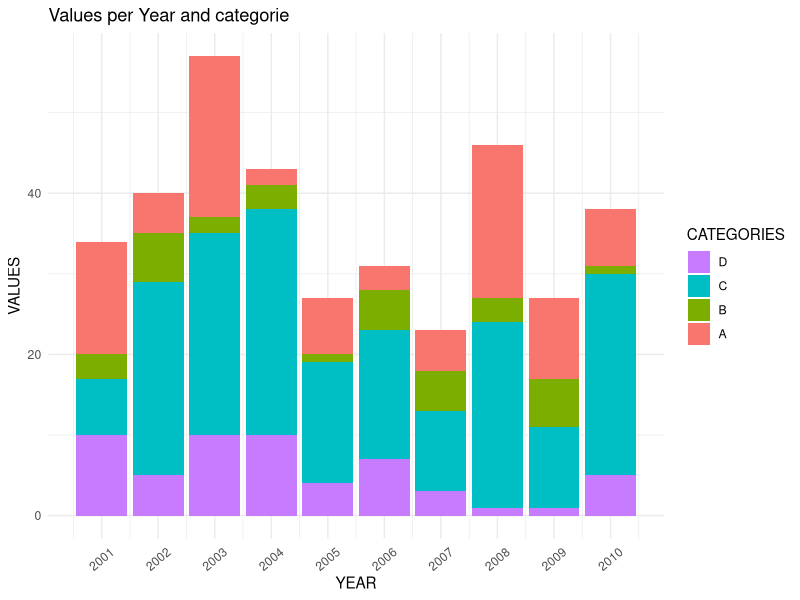
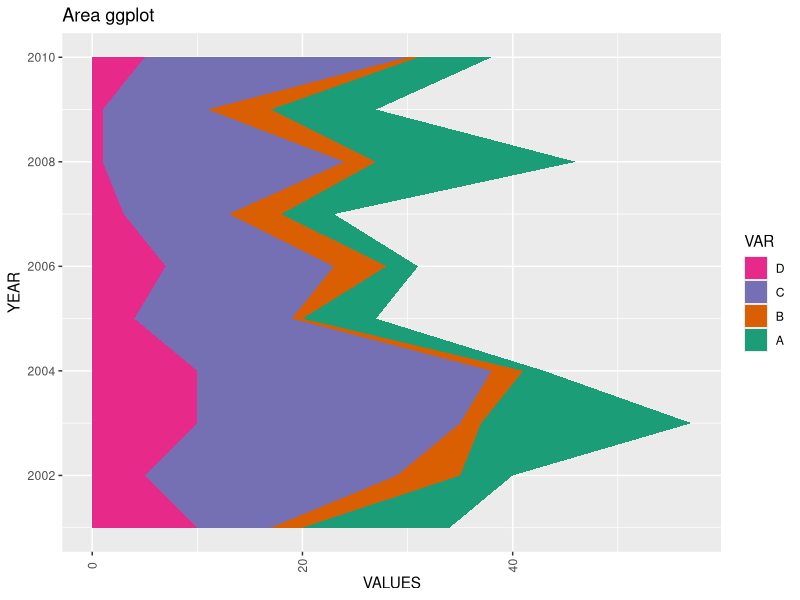
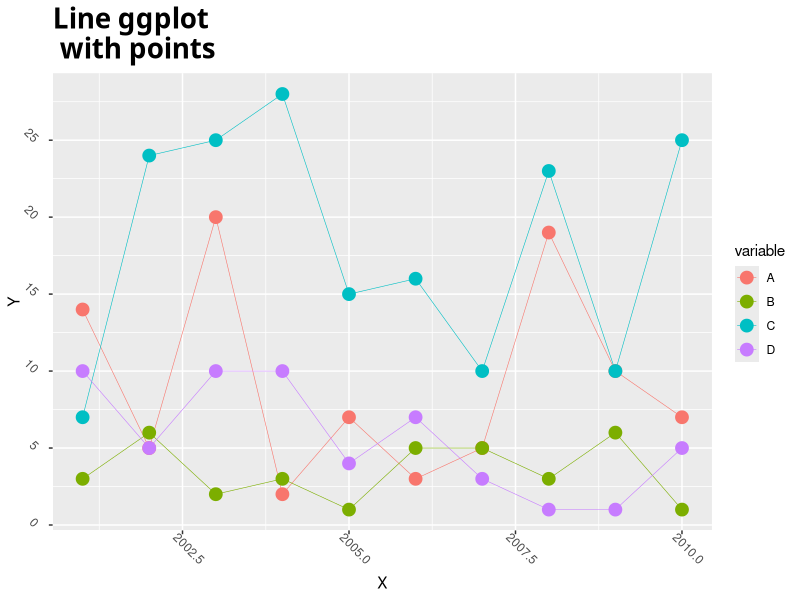

Generate these figures, in order, with R:
if(!require(ggplot2)) { 
  install.packages("ggplot2", repos="http://cran.us.r-project.org")
  require(ggplot2)
}

# first fill some vectors with random numbers
a <- sample(1:20, 10, replace=T)
b <- sample(1:6, 10, replace=T)
c <- sample(1:30, 10, replace=T)
d <- sample(1:10, 10, replace=T)
# as a reminder: this function generates a vector of ten random numbers out of
# the intervall one to 20/6/30/10. If replace is = T or = TRUE this means 
# there can be duplicates of the same number in the sample

# going for the structured data frame
gg_data <- data.frame(year = c(rep((2001:2010), length(nrow))),
                      value = c(a, b, c, d),
                      variable = c(rep("A", length(a)), 
                                   rep("B", length(b)),
                                   rep("C", length(c)), 
                                   rep("D", length(d))
                      )
)


## ggplotting

# stacked barplot
ggplot(data = gg_data, aes(x = year, y = value, fill = variable)) + geom_bar(stat = "identity") +
ggtitle("Values per Year and categorie") + # add a title
xlab("YEAR") + # change axis labels
ylab("VALUES") +
guides(fill=guide_legend(title="CATEGORIES", reverse = T)) + # change legend title and order of shown variables
theme_minimal() + # change theme
scale_x_continuous(breaks=seq(2000,2010,1), # add specific breaks and labels for the x-axis 
                   labels=abs(seq(2000,2010,1))) +
theme(axis.text.x = element_text(angle=40, vjust=0.5)) # change angle of x-labels

# Area Plot
ggplot(data = gg_data, aes(x = year, y = value, fill = variable)) +
  geom_area() +
  ggtitle("Area ggplot") +
  theme(plot.title=element_text(family="Arial", face="bold", size=14)) +
  xlab("YEAR") +
  ylab("VALUES") +
  guides(fill=guide_legend(title="VAR", reverse = T)) +
  theme_grey() +
  scale_x_continuous(breaks=seq(2000,2010,2),
                     labels=abs(seq(2000,2010,2))) +
  theme(axis.text.x = element_text(angle= 90, vjust=0.5)) +
  scale_fill_brewer(palette="Dark2") +
  coord_flip()

# Line Plot
ggplot(data = gg_data, aes(x = year, y = value, colour = variable)) + # colour, not fill!
  geom_line(size = 0.2) +
  geom_point(size = 4) +
  ggtitle("Line ggplot \n with points") + 
  theme(plot.title=element_text(family="Times New", face="bold", size=20)) +
  xlab("X") +
  ylab("Y") +
# what about the y-labelling?  
  scale_y_continuous(breaks=seq(0,30,5),
                     labels=abs(seq(0,30,5))) +
  theme(axis.text.x = element_text(angle = - 45, vjust = -0.5), axis.text.y = element_text(angle = -45, vjust = 0.5)) +
# changing colours manually  
  scale_fill_manual(values = c( "A" = "#6FCCF3", "B" = "#FF8705", "C" = "#E557F5", "D" = "#8BFF92"), drop = F)
